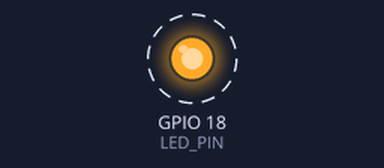
Bench run of a program on a simulated Raspberry Pi (BCM pin numbers). Parts: output pins drawn as LEDs (lit = HIGH). Dashed ring = blinking. What the program prints to the terminal is not drawn.

Above: at 0.5 s.
Timing chart, 0 to 4.6 s (numbered marks = the images above):
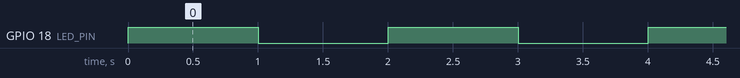

Measured:
- by itself, GPIO 18 (LED_PIN): alternates HIGH for 1.0 s and LOW for 1.0 s

The program:

ledblink_gpio.py
```python
#!/usr/bin/python
# -*- coding: UTF-8 -*-

import time					#載入時間套件
import RPi.GPIO as GPIO		#載入PI-GPIO套件

LED_PIN=18					#定義變數LED_PIN=P18
GPIO.setmode(GPIO.BCM)		#設定BCM接腳模式 GPIO2~GPIO26
GPIO.setup(LED_PIN,GPIO.OUT)#設定腳位輸入或輸出

try:						#正常程式操作
  while True:
    print "LED is on"		#PI顯示資訊
    GPIO.output(LED_PIN,GPIO.HIGH)	#GPIO HIGH
    time.sleep(1)			#延1秒
    print "LED is off"		#PI顯示資訊
    GPIO.output(LED_PIN,GPIO.LOW)	#GPIO LOW
    time.sleep(1)
except KeyboardInterrupt:	#異常程式跳這段
  GPIO.cleanup()			#GPIO清除
```
